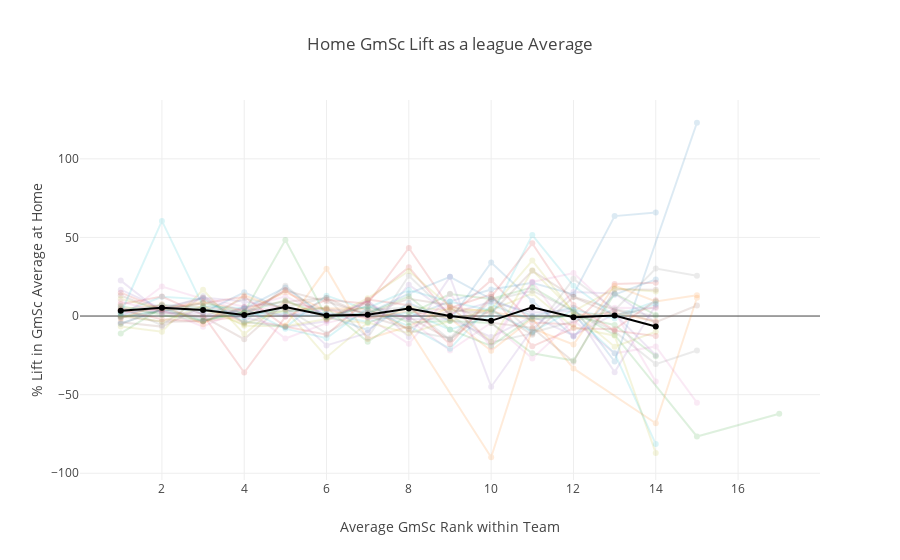

The cell this chart's notebook holds for it:
### Code cell
teams = ps.teamAbbr.unique()
traces = []
colors = pc.DEFAULT_PLOTLY_COLORS
homeGS = rankGS.loc[rankGS.teamLoc == 'Home'].sort_values('rank')
maxRank = 14

for i, team in list(enumerate(teams)):
    traces += [go.Scatter(
                x=homeGS.loc[homeGS.teamAbbr == team, 'rank'][:maxRank],
                y=homeGS.loc[homeGS.teamAbbr == team, 'locLift'][:maxRank],
                name=team,
                text=homeGS.loc[homeGS.teamAbbr == team, 'playDispNm'][:maxRank],
                visible=True,
                opacity = 0.15,
                marker=dict(color = colors[i%len(colors)]),
                hoverinfo='none'
                          )
              ] 
    
leagueAvg = homeGS.groupby(['rank'], as_index=False)['locLift'].mean()

traces += [go.Scatter(
            x=leagueAvg['rank'][:maxRank],
            y=leagueAvg['locLift'][:maxRank],
            name='League Avg Lift',
            visible=True,
            opacity = 1,
            marker=dict(color = 'rgb(0,0,0)')
                      )
          ] 

layout = dict(
    title='Home GmSc Lift as a league Average', 
    showlegend=False,
    xaxis=dict(
        title='Average GmSc Rank within Team'
               ),
    yaxis=dict(
        title='% Lift in GmSc Average at Home'
               ),    
              )

fig = dict(data=traces, layout=layout)


iplot(fig, filename='GmSc League')

### Figure 1 — Plotly figure (JSON) as saved in the notebook; plotly's stock layout.template omitted (floating-point values rounded to 4 significant figures)
{"data": [{"hoverinfo": "none", "marker": {"color": "rgb(31, 119, 180)"}, "name": "BOS", "opacity": 0.15, "text": ["Kyrie Irving", "Al Horford", "Jayson Tatum", "Jaylen Brown", "Greg Monroe", "Marcus Morris", "Terry Rozier", "Marcus Smart", "Jonathan Gibson", "Daniel Theis", "Aron Baynes", "Shane Larkin", "Jabari Bird", "Guerschon Yabusele"], "type": "scatter", "visible": true, "x": [1, 2, 3, 4, 5, 6, 7, 8, 9, 10, 11, 12, 13, 14], "y": [-4.736, 3.935, -3.364, 4.646, 18.23, -0.7727, 6.229, -0.7546, 9.309, 16.84, 21.17, 13.76, 63.56, 65.82]}, {"hoverinfo": "none", "marker": {"color": "rgb(255, 127, 14)"}, "name": "CLE", "opacity": 0.15, "text": ["LeBron James", "Kevin Love", "Larry Nance Jr.", "Dwyane Wade", "Jordan Clarkson", "Isaiah Thomas", "Jeff Green", "George Hill", "Rodney Hood", "Kyle Korver", "Jae Crowder", "Tristan Thompson", "J.R. Smith", "Derrick Rose"], "type": "scatter", "visible": true, "x": [1, 2, 3, 4, 5, 6, 7, 8, 9, 10, 11, 12, 13, 14], "y": [4.371, 6.812, 5.604, -3.933, -6.083, 30.12, -14.64, -6.511, 5.612, 2.731, -2.07, 0.5943, 1.944, -3.277]}, {"hoverinfo": "none", "marker": {"color": "rgb(44, 160, 44)"}, "name": "HOU", "opacity": 0.15, "text": ["James Harden", "Chris Paul", "Clint Capela", "Eric Gordon", "Trevor Ariza", "Gerald Green", "Ryan Anderson", "Luc Richard Mbah a Moute", "Nenê", "P.J. Tucker", "Joe Johnson", "Tarik Black", "Briante Weber", "Bobby Brown"], "type": "scatter", "visible": true, "x": [1, 2, 3, 4, 5, 6, 7, 8, 9, 10, 11, 13, 15, 17], "y": [-0.5897, 3.142, 8.309, 2.172, 2.837, 5.053, -16.38, 1.05, 13.99, 10.86, 18.22, -12.01, -76.62, -62.11]}, {"hoverinfo": "none", "marker": {"color": "rgb(214, 39, 40)"}, "name": "GS", "opacity": 0.15, "text": ["Stephen Curry", "Kevin Durant", "Klay Thompson", "Draymond Green", "Quinn Cook", "Andre Iguodala", "David West", "Jordan Bell", "Zaza Pachulia", "Omri Casspi", "JaVale McGee", "Kevon Looney", "Shaun Livingston", "Nick Young"], "type": "scatter", "visible": true, "x": [1, 2, 3, 4, 5, 6, 7, 8, 9, 10, 11, 12, 13, 14], "y": [3.807, -1.968, -3.444, 0.05605, 16.54, -2.543, 9.859, 31.05, -0.09422, 22.77, -4.165, -5.334, 20.38, 21.2]}, {"hoverinfo": "none", "marker": {"color": "rgb(148, 103, 189)"}, "name": "CHA", "opacity": 0.15, "text": ["Kemba Walker", "Dwight Howard", "Nicolas Batum", "Jeremy Lamb", "Marvin Williams", "Frank Kaminsky", "Michael Kidd-Gilchrist", "Cody Zeller", "Willy Hernangómez", "Michael Carter-Williams", "Malik Monk", "Treveon Graham", "Johnny O'Bryant", "Dwayne Bacon"], "type": "scatter", "visible": true, "x": [1, 2, 3, 4, 5, 6, 7, 8, 9, 10, 11, 12, 13, 14], "y": [2.162, 5.084, -1.718, 5.603, -0.09143, 4.365, -0.81, -1.956, -2.067, -13.35, -0.213, -12.44, 1.365, -24.97]}, {"hoverinfo": "none", "marker": {"color": "rgb(140, 86, 75)"}, "name": "DET", "opacity": 0.15, "text": ["Andre Drummond", "Blake Griffin", "Tobias Harris", "Reggie Jackson", "Ishmael Smith", "Reggie Bullock", "Avery Bradley", "Anthony Tolliver", "Stanley Johnson", "Luke Kennard", "James Ennis", "Dwight Buycks", "Boban Marjanović", "Langston Galloway"], "type": "scatter", "visible": true, "x": [1, 2, 3, 4, 5, 6, 7, 8, 9, 10, 11, 12, 13, 14], "y": [-3.979, -6.721, 6.224, 1.933, 16.2, 9.293, 1.086, 11.06, 6.868, -4.231, -7.516, -29.01, 17.02, 16.67]}, {"hoverinfo": "none", "marker": {"color": "rgb(227, 119, 194)"}, "name": "BKN", "opacity": 0.15, "text": ["Rondae Hollis-Jefferson", "Spencer Dinwiddie", "DeMarre Carroll", "D'Angelo Russell", "Caris LeVert", "Allen Crabbe", "Joe Harris", "Trevor Booker", "Jarrett Allen", "Dante Cunningham", "Tyler Zeller", "Jahlil Okafor", "Quincy Acy", "Nik Stauskas"], "type": "scatter", "visible": true, "x": [1, 2, 4, 5, 6, 7, 8, 9, 10, 11, 12, 13, 14, 15], "y": [-0.8529, 18.79, 3.091, 6.095, -0.06396, 7.942, -2.224, -21.96, -4.272, -26.95, -2.839, -23.73, -19.3, -55.09]}, {"hoverinfo": "none", "marker": {"color": "rgb(127, 127, 127)"}, "name": "IND", "opacity": 0.15, "text": ["Victor Oladipo", "Darren Collison", "Thaddeus Young", "Myles Turner", "Bojan Bogdanović", "Domantas Sabonis", "Cory Joseph", "Lance Stephenson", "Al Jefferson", "Trevor Booker", "Glenn Robinson", "Joseph Young", "T.J. Leaf", "Edmond Sumner"], "type": "scatter", "visible": true, "x": [1, 2, 3, 4, 5, 6, 7, 8, 9, 10, 11, 12, 13, 14], "y": [-5.098, 4.505, 11.47, -4.671, 5.503, 11.65, -13.78, 25.62, 0.7656, -16.58, -11.07, 23.67, 4.36, 0]}, {"hoverinfo": "none", "marker": {"color": "rgb(188, 189, 34)"}, "name": "MIA", "opacity": 0.15, "text": ["Hassan Whiteside", "Goran Dragić", "Josh Richardson", "James Johnson", "Kelly Olynyk", "Tyler Johnson", "Dion Waiters", "Wayne Ellington", "Dwyane Wade", "Bam Adebayo", "Justise Winslow", "Rodney McGruder", "Jordan Mickey", "Derrick Jones"], "type": "scatter", "visible": true, "x": [1, 2, 3, 4, 5, 6, 7, 8, 9, 10, 11, 12, 13, 14], "y": [-6.624, -10.02, 16.71, -11.5, 9.631, -1.356, -4.633, 5.911, 3.469, 3.797, 14.44, -7.137, -12.51, -87.18]}, {"hoverinfo": "none", "marker": {"color": "rgb(23, 190, 207)"}, "name": "ORL", "opacity": 0.15, "text": ["Nikola Vučević", "Aaron Gordon", "Evan Fournier", "Elfrid Payton", "Jonathon Simmons", "D.J. Augustin", "Mario Hezonja", "Shelvin Mack", "Terrence Ross", "Bismack Biyombo", "Khem Birch", "Jonathan Isaac", "Marreese Speights", "Adreian Payne"], "type": "scatter", "visible": true, "x": [1, 2, 3, 4, 5, 6, 7, 8, 9, 10, 11, 12, 13, 14], "y": [1.968, 12.26, 10.61, -3.417, -7.185, 12.97, 3.917, -6.372, -20.78, 6.954, -2.333, 0.648, -23.74, -81.43]}, {"hoverinfo": "none", "marker": {"color": "rgb(31, 119, 180)"}, "name": "PHI", "opacity": 0.15, "text": ["Joel Embiid", "Ben Simmons", "J.J. Redick", "Dario Saric", "Robert Covington", "Marco Belinelli", "Ersan Ilyasova", "T.J. McConnell", "Richaun Holmes", "Markelle Fultz", "Amir Johnson", "Trevor Booker", "Jerryd Bayless", "Justin Anderson"], "type": "scatter", "visible": true, "x": [1, 2, 3, 4, 5, 6, 7, 8, 9, 10, 11, 12, 13, 14], "y": [-0.9763, 3.849, 4.246, 1.739, 1.183, 0.1592, -8.881, 8.147, -2.854, 34.07, 9.634, -12.99, 13.61, 23.31]}, {"hoverinfo": "none", "marker": {"color": "rgb(255, 127, 14)"}, "name": "WAS", "opacity": 0.15, "text": ["Bradley Beal", "John Wall", "Otto Porter", "Markieff Morris", "Marcin Gortat", "Kelly Oubre Jr.", "Tomáš Satoranský", "Mike Scott", "Ramon Sessions", "Jodie Meeks", "Ian Mahinmi", "Tim Frazier", "Jason Smith", "Chris McCullough"], "type": "scatter", "visible": true, "x": [1, 2, 3, 4, 5, 6, 7, 8, 9, 10, 11, 12, 14, 15], "y": [2.958, 4.707, 9.124, 3.273, 15.14, 3.797, -1.481, 3.118, -1.479, -22.09, -1.485, -33.3, -68.19, 11.6]}, {"hoverinfo": "none", "marker": {"color": "rgb(44, 160, 44)"}, "name": "MIL", "opacity": 0.15, "text": ["Giannis Antetokounmpo", "Khris Middleton", "Eric Bledsoe", "Malcolm Brogdon", "Jabari Parker", "John Henson", "Shabazz Muhammad", "Tyler Zeller", "Tony Snell", "Mirza Teletović", "Brandon Jennings", "Greg Monroe", "Matthew Dellavedova", "Thon Maker"], "type": "scatter", "visible": true, "x": [1, 2, 3, 4, 5, 6, 7, 8, 9, 10, 11, 12, 13, 14], "y": [6.449, 0.6459, -2.946, 2.403, 10.06, -0.5286, 6.213, -4.14, -3.228, -4.348, -23.67, -28.32, 14.37, 0.7337]}, {"hoverinfo": "none", "marker": {"color": "rgb(214, 39, 40)"}, "name": "NO", "opacity": 0.15, "text": ["Anthony Davis", "DeMarcus Cousins", "Jrue Holiday", "Nikola Mirotić", "Rajon Rondo", "E'Twaun Moore", "Darius Miller", "Jordan Crawford", "Emeka Okafor", "Ian Clark", "Jameer Nelson", "Cheick Diallo", "Dante Cunningham", "Tony Allen"], "type": "scatter", "visible": true, "x": [1, 2, 3, 4, 5, 6, 7, 8, 9, 10, 11, 12, 13, 14], "y": [7.507, 12.42, 0.7265, -35.91, -0.5123, 10.3, 7.782, 43.28, 5.101, 13.81, -19.27, -7.828, -8.391, 10.0]}, {"hoverinfo": "none", "marker": {"color": "rgb(148, 103, 189)"}, "name": "MEM", "opacity": 0.15, "text": ["MarShon Brooks", "Tyreke Evans", "Marc Gasol", "Mike Conley", "JaMychal Green", "Andrew Harrison", "Dillon Brooks", "James Ennis", "Chandler Parsons", "Wayne Selden", "Brandan Wright", "Jarell Martin", "Deyonta Davis", "Mario Chalmers"], "type": "scatter", "visible": true, "x": [1, 2, 3, 4, 5, 6, 7, 8, 9, 10, 11, 12, 13, 14], "y": [22.54, 2.112, 1.641, -0.8047, -7.094, -3.284, 10.22, -13.36, 24.92, -44.96, -8.38, 15.29, 14.31, -4.093]}, {"hoverinfo": "none", "marker": {"color": "rgb(140, 86, 75)"}, "name": "ATL", "opacity": 0.15, "text": ["Dennis Schröder", "John Collins", "Kent Bazemore", "Taurean Prince", "Dewayne Dedmon", "Ersan Ilyasova", "Marco Belinelli", "Damion Lee", "Mike Muscala", "Malcolm Delaney", "Isaiah Taylor", "Tyler Dorsey", "Luke Babbitt", "Miles Plumlee"], "type": "scatter", "visible": true, "x": [1, 2, 3, 4, 5, 6, 7, 8, 9, 10, 11, 12, 13, 14], "y": [13.04, 2.768, -0.3067, -14.74, 8.586, 4.261, 2.789, -0.6762, -14.92, 4.459, -11.93, 12.11, 0.4739, 5.766]}, {"hoverinfo": "none", "marker": {"color": "rgb(227, 119, 194)"}, "name": "DAL", "opacity": 0.15, "text": ["Harrison Barnes", "Jose Barea", "Dirk Nowitzki", "Dennis Smith", "Wesley Matthews", "Dwight Powell", "Yogi Ferrell", "Johnathan Motley", "Doug McDermott", "Devin Harris", "Nerlens Noel", "Maxi Kleber", "Jameel Warney", "Salah Mejri"], "type": "scatter", "visible": true, "x": [1, 2, 3, 4, 5, 6, 7, 8, 9, 10, 11, 12, 13, 14], "y": [3.708, 3.849, -6.738, 5.004, 12.5, 0.465, -0.6828, -17.68, 14.2, -19.89, 21.86, -12.8, 5.344, 5.0]}, {"hoverinfo": "none", "marker": {"color": "rgb(127, 127, 127)"}, "name": "DEN", "opacity": 0.15, "text": ["Nikola Jokić", "Gary Harris", "Will Barton", "Jamal Murray", "Paul Millsap", "Wilson Chandler", "Trey Lyles", "Mason Plumlee", "Devin Harris", "Emmanuel Mudiay", "Kenneth Faried", "Torrey Craig", "Juan Hernangómez", "Malik Beasley"], "type": "scatter", "visible": true, "x": [1, 2, 3, 4, 5, 6, 7, 8, 9, 10, 11, 13, 14, 15], "y": [4.834, 1.729, -0.7451, 11.3, 5.171, -11.03, 3.881, 5.474, -14.96, 9.943, 16.11, -9.78, -30.56, -21.95]}, {"hoverinfo": "none", "marker": {"color": "rgb(188, 189, 34)"}, "name": "UTA", "opacity": 0.15, "text": ["Rudy Gobert", "Donovan Mitchell", "Derrick Favors", "Ricky Rubio", "Joe Ingles", "Rodney Hood", "Thabo Sefolosha", "Jae Crowder", "Dante Exum", "Alec Burks", "Joe Johnson", "Jonas Jerebko", "Royce O'Neale", "Ekpe Udoh"], "type": "scatter", "visible": true, "x": [1, 2, 3, 4, 5, 6, 7, 8, 9, 10, 11, 12, 13, 14], "y": [10.83, 4.625, 4.232, -5.358, 4.012, -26.16, -4.13, -10.97, -3.171, 4.487, 35.26, 2.397, -19.48, -9.987]}, {"hoverinfo": "none", "marker": {"color": "rgb(23, 190, 207)"}, "name": "MIN", "opacity": 0.15, "text": ["Jimmy Butler", "Karl-Anthony Towns", "Jeff Teague", "Andrew Wiggins", "Taj Gibson", "Jamal Crawford", "Nemanja Bjelica", "Tyus Jones", "Gorgui Dieng", "Anthony Brown", "Derrick Rose", "Shabazz Muhammad", "Justin Patton", "Aaron Brooks"], "type": "scatter", "visible": true, "x": [1, 2, 3, 4, 5, 6, 7, 8, 9, 10, 11, 12, 13, 14], "y": [2.936, 7.126, 5.196, -0.7885, 5.611, 1.245, -3.716, 2.622, -8.646, 0, 51.49, 19.23, 0, 9.235]}, {"hoverinfo": "none", "marker": {"color": "rgb(31, 119, 180)"}, "name": "SA", "opacity": 0.15, "text": ["LaMarcus Aldridge", "Kawhi Leonard", "Pau Gasol", "Kyle Anderson", "Rudy Gay", "Dejounte Murray", "Patrick Mills", "Danny Green", "Manu Ginóbili", "Tony Parker", "Dāvis Bertāns", "Bryn Forbes", "Joffrey Lauvergne", "Matt Costello"], "type": "scatter", "visible": true, "x": [1, 2, 3, 4, 5, 6, 7, 8, 9, 10, 11, 12, 13, 15], "y": [0.2131, 6.628, 2.182, 15.08, 4.041, 1.268, 1.609, 14.29, 24.94, 10.83, 0.05512, 5.326, -28.91, 123.0]}, {"hoverinfo": "none", "marker": {"color": "rgb(255, 127, 14)"}, "name": "POR", "opacity": 0.15, "text": ["Damian Lillard", "C.J. McCollum", "Jusuf Nurkic", "Al-Farouq Aminu", "Shabazz Napier", "Ed Davis", "Evan Turner", "Moe Harkless", "Wade Baldwin", "Pat Connaughton", "Noah Vonleh", "Meyers Leonard", "Zach Collins", "Caleb Swanigan"], "type": "scatter", "visible": true, "x": [1, 2, 3, 4, 5, 6, 7, 8, 10, 11, 12, 13, 14, 15], "y": [-1.498, 7.478, -5.207, 13.1, 4.109, 5.023, 4.509, -8.212, -89.82, -7.975, -18.11, 19.25, 9.308, 13.19]}, {"hoverinfo": "none", "marker": {"color": "rgb(44, 160, 44)"}, "name": "PHO", "opacity": 0.15, "text": ["Devin Booker", "T.J. Warren", "Greg Monroe", "Elfrid Payton", "Eric Bledsoe", "Alex Len", "Tyson Chandler", "Josh Jackson", "Mike James", "Isaiah Canaan", "Shaquille Harrison", "Tyler Ulis", "Marquese Chriss", "Danuel House"], "type": "scatter", "visible": true, "x": [1, 2, 3, 4, 5, 6, 7, 8, 9, 10, 11, 12, 13, 14], "y": [-11.07, 5.192, -2.923, 2.48, 48.32, -0.5413, 1.614, 12.56, -8.635, -18.94, -0.7085, 0.0458, -5.69, -25.54]}, {"hoverinfo": "none", "marker": {"color": "rgb(214, 39, 40)"}, "name": "SAC", "opacity": 0.15, "text": ["Willie Cauley-Stein", "Zach Randolph", "Buddy Hield", "Bogdan Bogdanovic", "George Hill", "De'Aaron Fox", "Kosta Koufos", "Skal Labissière", "Garrett Temple", "Frank Mason", "Jack Cooley", "Justin Jackson", "JaKarr Sampson", "Vince Carter"], "type": "scatter", "visible": true, "x": [1, 2, 3, 4, 5, 6, 7, 8, 9, 10, 11, 12, 13, 14], "y": [14.9, 4.197, 8.205, 12.23, -6.698, -11.83, 10.54, 6.872, -17.98, 12.01, 46.24, 6.947, -9.29, -12.74]}, {"hoverinfo": "none", "marker": {"color": "rgb(148, 103, 189)"}, "name": "CHI", "opacity": 0.15, "text": ["Nikola Mirotić", "Lauri Markkanen", "Sean Kilpatrick", "Kris Dunn", "Bobby Portis", "Zach LaVine", "Robin Lopez", "Justin Holiday", "Denzel Valentine", "Jerian Grant", "Cameron Payne", "David Nwaba", "Noah Vonleh", "Cristiano Felício"], "type": "scatter", "visible": true, "x": [1, 2, 3, 4, 5, 6, 7, 8, 9, 10, 11, 12, 13, 14], "y": [16.76, 4.764, 11.77, 9.296, 4.884, -18.7, -10.7, 19.85, 1.501, 9.047, 2.297, 3.239, -35.67, 7.036]}, {"hoverinfo": "none", "marker": {"color": "rgb(140, 86, 75)"}, "name": "TOR", "opacity": 0.15, "text": ["DeMar DeRozan", "Kyle Lowry", "Jonas Valančiūnas", "Serge Ibaka", "Delon Wright", "Fred VanVleet", "Jakob Pöltl", "Pascal Siakam", "C.J. Miles", "OG Anunoby", "Norman Powell", "Lucas Nogueira", "Lorenzo Brown", "Malcolm Miller"], "type": "scatter", "visible": true, "x": [1, 2, 3, 4, 5, 6, 7, 8, 9, 10, 11, 12, 14, 15], "y": [-0.1413, -3.57, -3.31, 5.682, 9.085, 11.48, 0.01821, -8.113, 3.607, 1.713, 28.73, 12.27, -3.971, 6.723]}, {"hoverinfo": "none", "marker": {"color": "rgb(227, 119, 194)"}, "name": "NY", "opacity": 0.15, "text": ["Kristaps Porziņģis", "Enes Kanter", "Tim Hardaway Jr.", "Trey Burke", "Michael Beasley", "Courtney Lee", "Kyle O'Quinn", "Jarrett Jack", "Troy Williams", "Emmanuel Mudiay", "Luke Kornet", "Doug McDermott", "Frank Ntilikina", "Willy Hernangómez"], "type": "scatter", "visible": true, "x": [1, 2, 3, 4, 5, 6, 7, 8, 9, 10, 11, 12, 13, 14], "y": [9.193, 2.082, 11.4, 5.904, -14.32, -4.492, 1.947, -0.716, 6.25, -16.99, 21.7, 27.4, 2.735, -41.71]}, {"hoverinfo": "none", "marker": {"color": "rgb(127, 127, 127)"}, "name": "OKC", "opacity": 0.15, "text": ["Russell Westbrook", "Paul George", "Steven Adams", "Carmelo Anthony", "Corey Brewer", "Jerami Grant", "André Roberson", "Raymond Felton", "Patrick Patterson", "Álex Abrines", "Terrance Ferguson", "Josh Huestis", "Dakari Johnson", "Nick Collison"], "type": "scatter", "visible": true, "x": [1, 2, 3, 4, 5, 6, 7, 8, 9, 10, 11, 13, 14, 15], "y": [5.796, -5.913, 12.82, -4.224, 19.34, -1.934, 8.687, -9.232, -14.1, 12.32, -10.5, 3.75, 30.21, 25.58]}, {"hoverinfo": "none", "marker": {"color": "rgb(188, 189, 34)"}, "name": "LAC", "opacity": 0.15, "text": ["Blake Griffin", "Lou Williams", "Tobias Harris", "DeAndre Jordan", "Danilo Gallinari", "Austin Rivers", "Montrezl Harrell", "Patrick Beverley", "Milos Teodosic", "Tyrone Wallace", "Avery Bradley", "Boban Marjanović", "Jamil Wilson", "Willie Reed"], "type": "scatter", "visible": true, "x": [1, 2, 3, 4, 5, 6, 7, 8, 9, 10, 11, 12, 13, 14], "y": [0.3019, -3.456, 6.431, -6.221, -6.554, -1.922, 11.25, 28.66, 6.129, -16.19, 29.18, 2.981, 17.52, 15.69]}, {"hoverinfo": "none", "marker": {"color": "rgb(23, 190, 207)"}, "name": "LAL", "opacity": 0.15, "text": ["Julius Randle", "Andre Ingram", "Brandon Ingram", "Kyle Kuzma", "Kentavious Caldwell-Pope", "Lonzo Ball", "Jordan Clarkson", "Larry Nance Jr.", "Isaiah Thomas", "Brook Lopez", "Josh Hart", "Channing Frye", "Tyler Ennis", "Ivica Zubac"], "type": "scatter", "visible": true, "x": [1, 2, 3, 4, 5, 6, 7, 8, 9, 10, 11, 12, 13, 14], "y": [1.64, 60.52, 6.297, 4.947, -8.03, -14.12, 5.143, 16.49, 9.103, 3.507, -10.05, 4.032, -1.528, 7.754]}, {"marker": {"color": "rgb(0,0,0)"}, "name": "League Avg Lift", "opacity": 1, "type": "scatter", "visible": true, "x": [1, 2, 3, 4, 5, 6, 7, 8, 9, 10, 11, 12, 13, 14], "y": [3.345, 5.252, 3.879, 0.6123, 5.684, 0.4059, 0.8467, 4.838, 0.03045, -3.05, 5.603, -0.7471, 0.3311, -6.615]}], "layout": {"showlegend": false, "title": "Home GmSc Lift as a league Average", "xaxis": {"title": "Average GmSc Rank within Team"}, "yaxis": {"title": "% Lift in GmSc Average at Home"}}}
